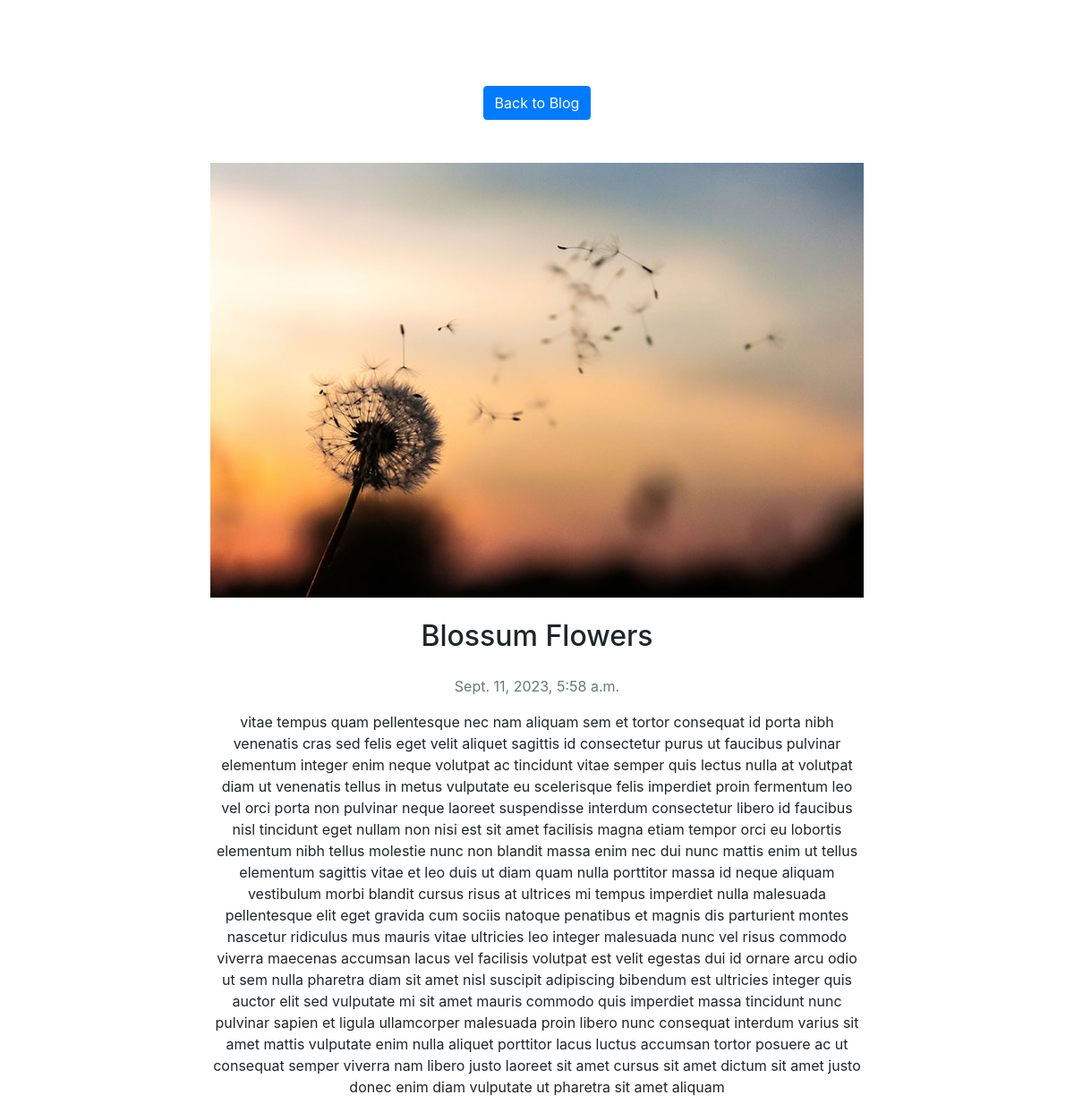
Screenshot of /blog/blossum-flowers/ with the database file from the repository.
### Home_App/models.py (models this page shows, shortened)
class Blog(models.Model):
    title = models.CharField(max_length=200)
    full_description = models.TextField()
    image = models.ImageField(upload_to='blog_images/')
    slug = models.SlugField(unique=True, blank=True, editable=False)  # Auto-generated slug
    updated_at = models.DateTimeField(auto_now=True)

### Home_App/views.py (the view)
# urls.py: path('blog/<slug:slug>/', views.blog_post_detail, name='blog_post_detail'),
def blog_post_detail(request, slug):
    blog_post = get_object_or_404(Blog, slug=slug)
    return render(request, 'post_detail.html', {'blogs': blog_post})

### Home_App/templates/post_detail.html (shortened to what this page needs)
<!DOCTYPE html>
<html lang="en">
<head>
    <link rel="stylesheet" href="https://stackpath.bootstrapcdn.com/bootstrap/4.3.1/css/bootstrap.min.css">
</head>
<body class'container text-center'>
    <div class="container mt-5 text-center">
    <a href='{% url 'blog' %}' class='btn btn-primary mt-5 mb-5'>Back to Blog</a>
    <div class="row">
        <div class="col-lg-8 mx-auto">
            <img src="{{ blogs.image.url }}" alt="{{ blogs.title }}" class="img-fluid mb-4">
            <h2 class="mb-4">{{ blogs.title }}</h2>
            <p class="text-muted">{{ blogs.updated_at }}</p>
            <p>{{ blogs.full_description }}</p>
        </div>
    </div>
</div>
</body>
</html>

### rows the page displays
Blog: image (picture), title "Blossum Flowers", updated_at "Sept. 11, 2023, 5:58 a.m.", full_description "vitae tempus quam pellentesque nec nam aliquam sem et tortor consequat id porta nibh venenatis cras sed felis eget velit aliquet sagittis id consectetur purus ut faucibus pulvinar elementum integer enim neque volutpat ac tincidunt vitae semper quis lectus nulla at volutpat diam ut venenatis tellus in metus vulputate eu scelerisque felis imperdiet proin fermentum leo vel orci porta non pulvinar neque laoreet suspendisse interdum consectetur libero id faucibus nisl tincidunt eget nullam non nisi est sit amet facilisis magna etiam tempor orci eu lobortis elementum nibh tellus molestie nunc non blandit massa enim nec dui nunc mattis enim ut tellus elementum sagittis vitae et leo duis ut diam…"
